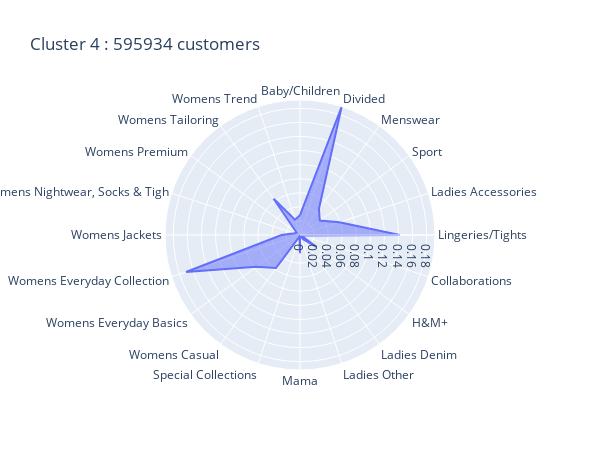
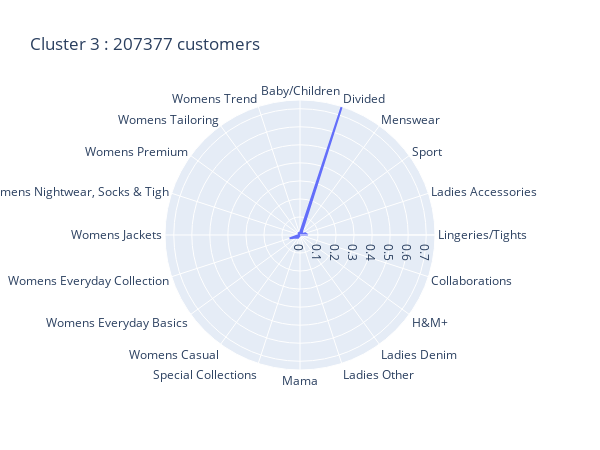
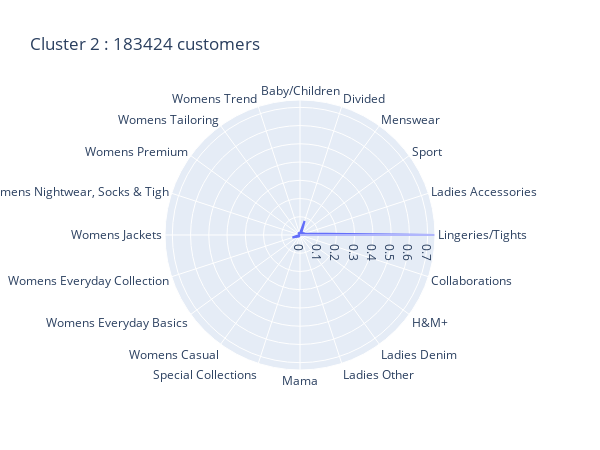
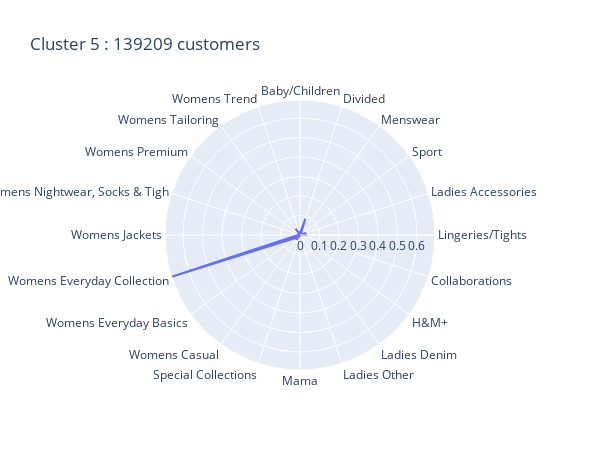

These figures' notebook cell, in order:
### Code cell
cluster_order = pd.Series(cluster_labels).value_counts().iteritems()

# show the radar plot for each cluster in the order of the number of customers
for i, number in cluster_order:
    fig = px.line_polar(centers, r=str(i), theta='r', line_close=True,title=f'Cluster {i} : {number} customers',width = 600, height=450)
    fig.update_traces(fill='toself')
    fig.show()
    display((centers[[str(i)]]*100).applymap('{:,.2f}%'.format).T.rename(columns=centers['r']))
    print(i, number)

### Figure 1 — Plotly figure (JSON) as saved in the notebook; plotly's stock layout.template omitted (floating-point values rounded to 4 significant figures)
{"data": [{"fill": "toself", "hovertemplate": "4=%{r}<br>r=%{theta}<extra></extra>", "legendgroup": "", "line": {"color": "#636efa", "dash": "solid"}, "marker": {"symbol": "circle"}, "mode": "lines", "name": "", "r": [0.02823, 0.1918, 0.04581, 0.03475, 0.05894, 0.1417, 0.002162, 0.02891, 0.007251, 3.646e-05, 0.02582, 0.002413, 0.05809, 0.07704, 0.1703, 0.02615, 0.007907, 0.006078, 0.06377, 0.02289, 0.02823], "showlegend": false, "subplot": "polar", "theta": ["Baby/Children", "Divided", "Menswear", "Sport", "Ladies Accessories", "Lingeries/Tights", "Collaborations", "H&M+", "Ladies Denim", "Ladies Other", "Mama", "Special Collections", "Womens Casual", "Womens Everyday Basics", "Womens Everyday Collection", "Womens Jackets", "Womens Nightwear, Socks & Tigh", "Womens Premium", "Womens Tailoring", "Womens Trend", "Baby/Children"], "type": "scatterpolar"}], "layout": {"height": 450, "legend": {"tracegroupgap": 0}, "polar": {"angularaxis": {"direction": "clockwise", "rotation": 90, "type": "category"}, "domain": {"x": [0, 1], "y": [0, 1]}, "radialaxis": {"autorange": true, "range": [0, 0.1918], "type": "linear"}}, "title": {"text": "Cluster 4 : 595934 customers"}, "width": 600}}

### Figure 2 — Plotly figure (JSON) as saved in the notebook; plotly's stock layout.template omitted (floating-point values rounded to 4 significant figures)
{"data": [{"fill": "toself", "hovertemplate": "3=%{r}<br>r=%{theta}<extra></extra>", "legendgroup": "", "line": {"color": "#636efa", "dash": "solid"}, "marker": {"symbol": "circle"}, "mode": "lines", "name": "", "r": [0.01045, 0.7488, 0.01434, 0.009936, 0.03095, 0.04266, 0.0002239, 0.00405, 0.00285, 1.211e-05, 0.0009474, 0.0002319, 0.01807, 0.02441, 0.06063, 0.005979, 0.002055, 0.00135, 0.01712, 0.005004, 0.01045], "showlegend": false, "subplot": "polar", "theta": ["Baby/Children", "Divided", "Menswear", "Sport", "Ladies Accessories", "Lingeries/Tights", "Collaborations", "H&M+", "Ladies Denim", "Ladies Other", "Mama", "Special Collections", "Womens Casual", "Womens Everyday Basics", "Womens Everyday Collection", "Womens Jackets", "Womens Nightwear, Socks & Tigh", "Womens Premium", "Womens Tailoring", "Womens Trend", "Baby/Children"], "type": "scatterpolar"}], "layout": {"height": 450, "legend": {"tracegroupgap": 0}, "polar": {"angularaxis": {"direction": "clockwise", "rotation": 90, "type": "category"}, "domain": {"x": [0, 1], "y": [0, 1]}, "radialaxis": {"autorange": true, "range": [0, 0.7488], "type": "linear"}}, "title": {"text": "Cluster 3 : 207377 customers"}, "width": 600}}

### Figure 3 — Plotly figure (JSON) as saved in the notebook; plotly's stock layout.template omitted (floating-point values rounded to 4 significant figures)
{"data": [{"fill": "toself", "hovertemplate": "2=%{r}<br>r=%{theta}<extra></extra>", "legendgroup": "", "line": {"color": "#636efa", "dash": "solid"}, "marker": {"symbol": "circle"}, "mode": "lines", "name": "", "r": [0.009517, 0.08133, 0.01306, 0.01943, 0.02694, 0.7402, 0.0005627, 0.001558, 0.0008051, 2.267e-06, 0.005639, 0.0005725, 0.01068, 0.01597, 0.04381, 0.004117, 0.001466, 0.001222, 0.01715, 0.005982, 0.009517], "showlegend": false, "subplot": "polar", "theta": ["Baby/Children", "Divided", "Menswear", "Sport", "Ladies Accessories", "Lingeries/Tights", "Collaborations", "H&M+", "Ladies Denim", "Ladies Other", "Mama", "Special Collections", "Womens Casual", "Womens Everyday Basics", "Womens Everyday Collection", "Womens Jackets", "Womens Nightwear, Socks & Tigh", "Womens Premium", "Womens Tailoring", "Womens Trend", "Baby/Children"], "type": "scatterpolar"}], "layout": {"height": 450, "legend": {"tracegroupgap": 0}, "polar": {"angularaxis": {"direction": "clockwise", "rotation": 90, "type": "category"}, "domain": {"x": [0, 1], "y": [0, 1]}, "radialaxis": {"autorange": true, "range": [0, 0.7402], "type": "linear"}}, "title": {"text": "Cluster 2 : 183424 customers"}, "width": 600}}

### Figure 4 — Plotly figure (JSON) as saved in the notebook; plotly's stock layout.template omitted (floating-point values rounded to 4 significant figures)
{"data": [{"fill": "toself", "hovertemplate": "5=%{r}<br>r=%{theta}<extra></extra>", "legendgroup": "", "line": {"color": "#636efa", "dash": "solid"}, "marker": {"symbol": "circle"}, "mode": "lines", "name": "", "r": [0.008124, 0.08781, 0.009962, 0.006715, 0.02936, 0.03204, 0.0005353, 0.006867, 0.003284, 1.242e-05, 0.001504, 0.0007655, 0.02974, 0.02421, 0.6926, 0.009665, 0.004003, 0.002059, 0.03959, 0.0111, 0.008124], "showlegend": false, "subplot": "polar", "theta": ["Baby/Children", "Divided", "Menswear", "Sport", "Ladies Accessories", "Lingeries/Tights", "Collaborations", "H&M+", "Ladies Denim", "Ladies Other", "Mama", "Special Collections", "Womens Casual", "Womens Everyday Basics", "Womens Everyday Collection", "Womens Jackets", "Womens Nightwear, Socks & Tigh", "Womens Premium", "Womens Tailoring", "Womens Trend", "Baby/Children"], "type": "scatterpolar"}], "layout": {"height": 450, "legend": {"tracegroupgap": 0}, "polar": {"angularaxis": {"direction": "clockwise", "rotation": 90, "type": "category"}, "domain": {"x": [0, 1], "y": [0, 1]}, "radialaxis": {"autorange": true, "range": [0, 0.6926], "type": "linear"}}, "title": {"text": "Cluster 5 : 139209 customers"}, "width": 600}}
